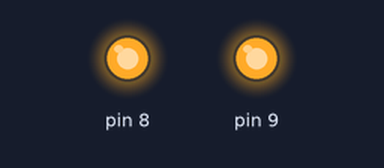
Bench run of a sketch on a simulated Arduino Uno, built with avr-gcc and run on an emulated ATmega328P. Shown: output pins drawn as LEDs (lit = HIGH). Pins used as bus, display or sensor lines are not drawn; what the sketch prints to the serial monitor is not drawn.

Above: at 0.1 s.
Timing chart, 0 to 1.6 s (numbered marks = the images above):
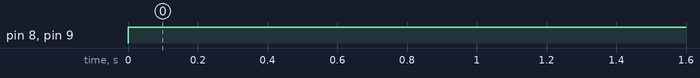

The sketch:

eeprom_dump.ino
```cpp
#include <SPI.h>
#include "xmodem.h"

#define FLASH_CS 10
#define FLASH_SIZE 1048576UL  // 8Mbit = 1MB

long    File::size() {
      return FLASH_SIZE;
    }

int    File::read(uint8_t* buffer, size_t size) {
      for(size_t i = 0; i < size && position < this->size(); i++) {
        digitalWrite(FLASH_CS, LOW);
        SPI.transfer(0x03);  // Read command
        SPI.transfer((position >> 16) & 0xFF);
        SPI.transfer((position >> 8) & 0xFF);
        SPI.transfer(position & 0xFF);
        buffer[i] = SPI.transfer(0);
        digitalWrite(FLASH_CS, HIGH);
        position++;
      }
      return size;
    }

void    File::seek(long pos) {
      position = pos;
    }

void setup() {
  Serial.begin(115200);
  pinMode(FLASH_CS, OUTPUT);
  pinMode(8, OUTPUT);
  pinMode(9, OUTPUT);
  digitalWrite(FLASH_CS, HIGH);
  digitalWrite(8, HIGH);
  digitalWrite(9, HIGH);
  SPI.begin();
  SPI.setClockDivider(SPI_CLOCK_DIV4);

// Read and print chip ID
  while (1) {
      digitalWrite(FLASH_CS, LOW);
      SPI.transfer(0x9F);  // JEDEC ID command
      byte mf_id = SPI.transfer(0);
      byte mem_type = SPI.transfer(0);
      byte mem_cap = SPI.transfer(0);
      digitalWrite(FLASH_CS, HIGH);

      Serial.print("Received manufacturer ID");
      Serial.print(mf_id, HEX);
      Serial.print(" memory type:");
      Serial.print(mem_type, HEX);
      Serial.print(mem_cap, HEX);
      Serial.println();
      if (mem_type == 0x60 && mem_cap == 0x14) {
          break;
      }
  }

  Serial.println("Xmodem wait");
  File flash;

  // Send flash contents via XMODEM
    int XSendSub(File *f);
  XSendSub(&flash);
}

void loop() {
// Nothing to do here
}
```

xmodem.h
```cpp
// (licence header left out)
#ifdef ARDUINO
/** \mainpage S.F.T. XMODEM library (ARDUINO version)
  *
  * Copyright (c) 2012 by S.F.T. Inc. - All rights reserved\n
  *
  * The source files include DOXYGEN SUPPORT to properly document the library
  * Please excuse the additional comments necessary to make this work.
  * Instead, build the doxygen output and view the documentation, as
  * well as the code itself WITHOUT all of the doxygen markup comments.
  * \n
  * \n
  * This library was designed to work with POSIX-compliant operating systems
  * such as Linux, FreeBSD, and OSX, and also on Arduino microcontrollers.
  * The intent was to provide an identical code base for both ends of the
  * XMODEM transfer, compilable as either C or C++ code for maximum flexibility.
  *
  * Normally you will only need to use one of these two functions:\n
  * \n
  * \ref XSend() - send a file via XMODEM\n
  * \ref XReceive() - receive a file via XMODEM\n
  * \n
  * The rest of the documentation was provided to help you debug any problems,
  * or even to write your own library (as appropriate).\n
  *
  * LICENSE
  *
  * This software is licensed under either the LGPLv2 or a BSD-like license.
  * For more information, see\n
  *   http://opensource.org/licenses/BSD-2-Clause\n
  *   http://www.gnu.org/licenses/lgpl-2.1.html\n
  * and the above copyright notice.\n
  * \n
  * In short, you may use this software anyway you like, provided that you
  * do not hold S.F.T. Inc. responsible for consequential or inconsequential
  * damages resulting from use, modification, abuse, or anything else done
  * with this software, and you include the appropriate license (either LGPLv2
  * or a BSD-like license) and comply with the requirements of said license.\n
  * So, if you use a BSD-like license, you can copy the license template at
  * the abovementioned URL and sub in the copyright notice as shown above.
  * Or, you may use an LGPLv2 license, and then provide source files with a
  * re-distributed or derived work (including a complete re-write with this
  * library as a template).  A link back to the original source, of course,
  * would be appreciated but is not required.
**/
#else // ARDUINO
/** \mainpage S.F.T. XMODEM library
  *
  * Copyright (c) 2012 by S.F.T. Inc. - All rights reserved\n
  *
  * The source files include DOXYGEN SUPPORT to properly document the library
  * Please excuse the additional comments necessary to make this work.
  * Instead, build the doxygen output and view the documentation, as
  * well as the code itself WITHOUT all of the doxygen markup comments.
  * \n
  * \n
  * This library was designed to work with POSIX-compliant operating systems
  * such as Linux, FreeBSD, and OSX, and also on Arduino microcontrollers.
  * The intent was to provide an identical code base for both ends of the
  * XMODEM transfer, compilable as either C or C++ code for maximum flexibility.
  *
  * Normally you will only need to use one of these two functions:\n
  * \n
  * \ref XSend() - send a file via XMODEM\n
  * \ref XReceive() - receive a file via XMODEM\n
  * \n
  * The rest of the documentation was provided to help you debug any problems,
  * or even to write your own library (as appropriate).\n
  *
  * LICENSE
  *
  * This software is licensed under either the LGPLv2 or a BSD-like license.
  * For more information, see\n
  *   http://opensource.org/licenses/BSD-2-Clause\n
  *   http://www.gnu.org/licenses/lgpl-2.1.html\n
  * and the above copyright notice.\n
  * \n
  * In short, you may use this software anyway you like, provided that you
  * do not hold S.F.T. Inc. responsible for consequential or inconsequential
  * damages resulting from use, modification, abuse, or anything else done
  * with this software, and you include the appropriate license (either LGPLv2
  * or a BSD-like license) and comply with the requirements of said license.\n
  * So, if you use a BSD-like license, you can copy the license template at
  * the abovementioned URL and sub in the copyright notice as shown above.
  * Or, you may use an LGPLv2 license, and then provide source files with a
  * re-distributed or derived work (including a complete re-write with this
  * library as a template).  A link back to the original source, of course,
  * would be appreciated but is not required.
**/
#endif // ARDUINO

/** \file xmodem.h
  * \brief main header file for S.F.T. XMODEM library
  *
  * S.F.T. XMODEM library
**/

/** \defgroup xmodem_api XModem API
  * high-level API functions
*/

/** \defgroup xmodem_internal XModem Internal
  * internal support functions
*/

#ifdef STANDALONE
/** \defgroup xmodem_standalone XModem Stand-alone
  * internal 'standalone' functions, an example for POSIX implementation
*/
#endif // STANDALONE


// determine if arduino build, define ARDUINO if not already done

#if defined(__AVR__) || defined(AVR) || defined(__AVR) || defined(__AVR_ARCH__)
#ifndef ARDUINO
#define ARDUINO /* hopefully I cover all compiler variations */
#endif // ARDUINO
#endif // __AVR__


#include <stdlib.h>

// required include files
#ifdef ARDUINO
// arduino includes
#include <Arduino.h>
#include <HardwareSerial.h>
#include <avr/pgmspace.h>

#elif WIN32
// win32 includes
#include <Windows.h>
#include <io.h>
#else // POSIX
// posix includes
#include <stdio.h>
#include <stdlib.h>
#include <unistd.h>
#include <errno.h>
#include <fcntl.h>
#include <sys/time.h>
#include <sys/ioctl.h> // for IOCTL definitions
#include <memory.h>
#endif // OS-dependent includes


// required per-OS definitions
#ifdef ARDUINO

// file and serial types for Arduino
class File {
  private:
    long position;

  public:
    File(): position(0) {}

    long size();

    int read(uint8_t* buffer, size_t size);
    void seek(long pos);

};


#define FILE_TYPE File
#define SERIAL_TYPE HardwareSerial *

#elif defined(WIN32) // WINDOWS

// file and serial types for WIN32
#define FILE_TYPE HANDLE
#define SERIAL_TYPE HANDLE

#else // POSIX

// file and serial types for POSIX
#define FILE_TYPE int
#define SERIAL_TYPE int

#endif // ARDUINO


// common definitions

#define SILENCE_TIMEOUT 5000 /* 5 seconds */
#define TOTAL_ERROR_COUNT 32
#define ACK_ERROR_COUNT 8


// Arduino build uses C++ so I must define functions properly

#ifdef ARDUINO

/** \ingroup xmodem_api
  * \brief Receive a file using XMODEM protocol (ARDUINO version)
  *
  * \param pSD A pointer to an SDClass object, such as &SD (the default SD library object is 'SD')
  * \param pSer A pointer to a HardwareSerial object, such as &Serial
  * \param szFilename A pointer to a (const) 0-byte terminated string containing the file name
  * \return A value of zero on success, negative on failure, positive if canceled
  *
  * Call this function to receive a file, passing the SD card's initialized SDClass object pointer,
  * and the pointer to the 'HardwareSerial' object to be used for serial communication, and the
  * name of the file to create from the XMODEM stream.  The function will return a value of zero on
  * success.  On failure or cancelation, the file will be deleted.\n
  * If the specified file exists before calling this function, it will be overwritten.  If you do not
  * want to unconditionally overwrite an existing file, you should test to see if it exists first
  * using the SD library.
  *
**/
//short XReceive(SDClass *pSD, HardwareSerial *pSer, const char *szFilename);

/** \ingroup xmodem_api
  * \brief Send a file using XMODEM protocol (ARDUINO version)
  *
  * \param pSD A pointer to an SDClass object, such as &SD (the default SD library object is 'SD')
  * \param pSer A pointer to a HardwareSerial object, such as &Serial
  * \param szFilename A pointer to a (const) 0-byte terminated string containing the file name
  * \return A value of zero on success, negative on failure, positive if canceled
  *
  * Call this function to send a file, passing the SD card's initialized SDClass object pointer,
  * and the pointer to the 'HardwareSerial' object to be used for serial communication, and the
  * name of the file to send via the XMODEM stream.  The function will return a value of zero on
  * success.  If the file does not exist, the function will return a 'failure' value and cancel
  * the transfer.
  *
**/
//int XSend(SDClass *pSD, HardwareSerial *pSer, const char *szFilename);

#ifdef DEBUG_CODE
const char *XMGetError(void);
#endif // DEBUG_CODE

#else // ARDUINO

#ifdef __cplusplus
extern "C" {
#endif // __cplusplus

/** \ingroup xmodem_api
  * \brief Receive a file using XMODEM protocol
  *
  * \param hSer A 'HANDLE' for the open serial connection
  * \param szFilename A pointer to a (const) 0-byte terminated string containing the file name
  * \param nMode The file mode to be used on create (RWX bits)
  * \return A value of zero on success, negative on failure, positive if canceled
  *
  * Call this function to receive a file, passing the handle to the open serial connection, and the
  * name and mode of the file to create from the XMODEM stream.  The function will return a value of zero on
  * success.  On failure or cancelation, the file will be deleted.\n
  * If the specified file exists before calling this function, it will be overwritten.  If you do not
  * want to unconditionally overwrite an existing file, you should test to see if it exists first.
  *
**/
int XReceive(SERIAL_TYPE hSer, const char *szFilename, int nMode);

/** \ingroup xmodem_api
  * \brief Send a file using XMODEM protocol
  *
  * \param hSer A 'HANDLE' for the open serial connection
  * \param szFilename A pointer to a (const) 0-byte terminated string containing the file name
  * \return A value of zero on success, negative on failure, positive if canceled
  *
  * Call this function to receive a file, passing the handle to the open serial connection, and the
  * name and mode of the file to send via the XMODEM stream.  The function will return a value of zero on
  * success.  If the file does not exist, the function will return a 'failure' value and cancel
  * the transfer.
  *
**/
int XSend(SERIAL_TYPE hSer, const char *szFilename);

int XSendSub(XMODEM *pX);

#ifdef DEBUG_CODE
const char *XMGetError(void);
#endif // DEBUG_CODE

#ifdef __cplusplus
};
#endif // __cplusplus

#endif // ARDUINO
```

Measured:
- by itself, pin 8, pin 9: LOW → HIGH at 0.00 s
